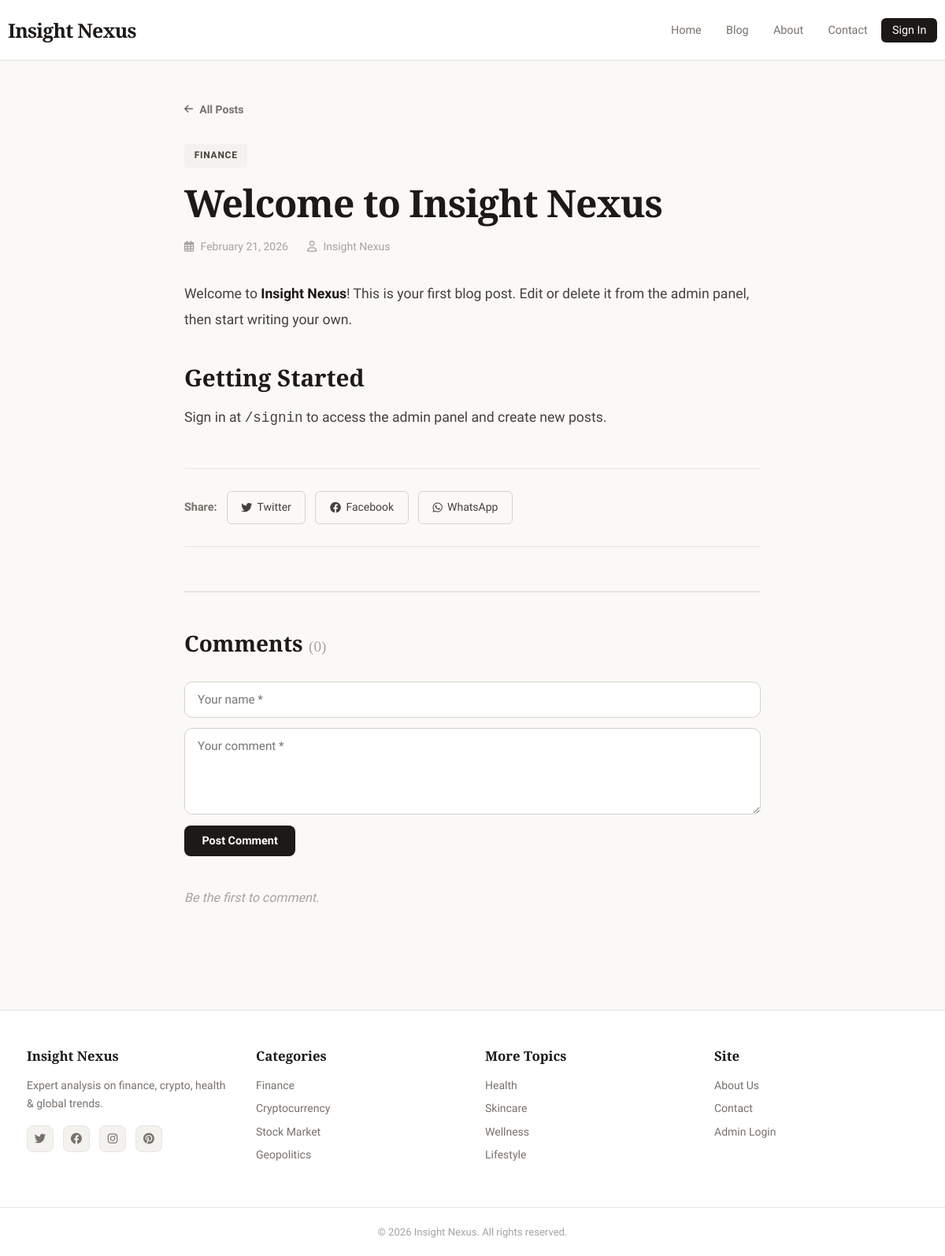
/post/1, run on the app's committed database.
### tables this page shows
CREATE TABLE posts (
                id        INTEGER PRIMARY KEY AUTOINCREMENT,
                title     TEXT    NOT NULL,
                category  TEXT    NOT NULL,
                excerpt   TEXT    NOT NULL,
                content   TEXT    NOT NULL,
                image_url TEXT,
                author    TEXT    DEFAULT 'Insight Nexus',
                created   TEXT    NOT NULL
            );

### app.py (the view)
@app.route('/post/<int:post_id>')
def post(post_id):
    db       = get_db()
    p        = db.execute('SELECT * FROM posts WHERE id=?', (post_id,)).fetchone()
    comments = db.execute('SELECT * FROM comments WHERE post_id=? ORDER BY id DESC', (post_id,)).fetchall()
    db.close()
    if not p:
        return redirect(url_for('home'))
    return render_template('post.html', post=p, comments=comments)

### app.py (called while the page is built)
def get_db():
    conn = sqlite3.connect(DB_PATH)
    conn.row_factory = sqlite3.Row
    return conn

### templates/post.html (shortened to what this page needs)
{% extends 'base.html' %}
{% block content %}
<article class="post-detail">
  <div class="container-narrow">
    <a href="{{ url_for('blog') }}" class="back-link"><i class="fas fa-arrow-left"></i> All Posts</a>
    <header class="post-header">
      <span class="post-category-tag">{{ post['category'] }}</span>
      <h1 class="post-title">{{ post['title'] }}</h1>
      <div class="post-meta">
        <span><i class="far fa-calendar-alt"></i> {{ post['created'] }}</span>
        <span><i class="far fa-user"></i> {{ post['author'] }}</span>
      </div>
    </header>
    <div class="post-content">
      {{ post['content'] | safe }}
    </div>
    <div class="share-bar">
      <span>Share:</span>
      <a href="https://twitter.com/intent/tweet?text={{ post['title'] | urlencode }}&url={{ request.url | urlencode }}"
         target="_blank" class="share-btn"><i class="fab fa-twitter"></i> Twitter</a>
      <a href="https://www.facebook.com/sharer/sharer.php?u={{ request.url | urlencode }}"
         target="_blank" class="share-btn"><i class="fab fa-facebook"></i> Facebook</a>
      <a href="whatsapp://send?text={{ (post['title'] ~ ' ' ~ request.url) | urlencode }}"
         class="share-btn"><i class="fab fa-whatsapp"></i> WhatsApp</a>
    </div>
    <section class="comments-section" id="comments">
      <h2 class="comments-title">Comments <span class="comment-count">({{ comments|length }})</span></h2>
      <form method="POST" action="{{ url_for('add_comment', post_id=post['id']) }}" class="comment-form">
        <input type="text"     name="author" placeholder="Your name *"    required/>
        <textarea              name="text"   placeholder="Your comment *" required></textarea>
        <button type="submit" class="btn-primary">Post Comment</button>
      </form>
      {% if comments %}
        <div class="comment-list">
          {% for c in comments %}
            <div class="comment-item">
              <div class="comment-header">
                <span class="comment-author">{{ c['author'] }}</span>
                <span class="comment-date">{{ c['created'] }}</span>
              </div>
              <p class="comment-text">{{ c['text'] }}</p>
            </div>
          {% endfor %}
        </div>
      {% else %}
        <p class="no-comments">Be the first to comment.</p>
      {% endif %}
    </section>
  </div>
</article>
{% endblock %}

### static/css/style.css (style rules this page uses)
:root { --white: #ffffff; --cream: #faf9f7; --cream-2: #f4f2ee; --cream-3: #eceae5; --ink: #1c1917; --ink-2: #44403c; --ink-3: #78716c; --ink-4: #a8a29e; --accent: #1c1917; --border: #e7e5e0; --border-2: #d6d3cc; --shadow-sm: 0 1px 3px rgba(0,0,0,.06); --shadow-md: 0 4px 16px rgba(0,0,0,.08); --shadow-lg: 0 12px 32px rgba(0,0,0,.10); --radius: 10px; --radius-lg: 16px; }
*, *::before, *::after { box-sizing: border-box; margin: 0; padding: 0; }
html { scroll-behavior: smooth; }
body { font-family: 'Work Sans', sans-serif; background: var(--cream); color: var(--ink); line-height: 1.65; min-height: 100vh; }
a { color: inherit; text-decoration: none; }
.container-narrow { max-width: 780px; margin: 0 auto; padding: 0 24px; }
h1,h2,h3,h4 { font-family: 'Playfair Display', serif; line-height: 1.2; color: var(--ink); }
.post-detail { padding: 3rem 0 4rem; }
.back-link { display: inline-flex; align-items: center; gap: .5rem; font-size: .875rem; font-weight: 600; color: var(--ink-3); margin-bottom: 2rem; transition: color .2s; }
.back-link i { font-size: .8rem; }
.post-header { margin-bottom: 2rem; }
.post-category-tag { display: inline-block; padding: .3rem .8rem; background: var(--cream-2); border-radius: 4px; font-size: .75rem; font-weight: 700; text-transform: uppercase; letter-spacing: .06em; color: var(--ink-2); margin-bottom: 1rem; }
.post-title { font-size: clamp(2rem, 5vw, 3rem); font-weight: 900; letter-spacing: -.02em; margin-bottom: 1rem; }
.post-meta { display: flex; gap: 1.5rem; font-size: .875rem; color: var(--ink-4); }
.post-meta i { margin-right: .3rem; }
.post-content { font-size: 1.1rem; line-height: 1.85; color: var(--ink-2); }
.post-content h2 { font-size: 1.85rem; margin: 2.5rem 0 1rem; }
.post-content p { margin-bottom: 1.5rem; }
.post-content strong { color: var(--ink); font-weight: 600; }
.share-bar { display: flex; align-items: center; flex-wrap: wrap; gap: .75rem; margin: 3rem 0; padding: 1.75rem 0; border-top: 1px solid var(--border); border-bottom: 1px solid var(--border); font-weight: 600; font-size: .9rem; color: var(--ink-3); }
.share-btn { display: inline-flex; align-items: center; gap: .4rem; padding: .5rem 1.1rem; background: var(--cream); border: 1px solid var(--border-2); border-radius: 6px; font-size: .875rem; font-weight: 500; color: var(--ink-2); transition: all .2s; }
.comments-section { margin-top: 3.5rem; padding-top: 3rem; border-top: 2px solid var(--border); }
.comments-title { font-size: 1.75rem; margin-bottom: 2rem; }
.comment-count { font-size: 1.2rem; color: var(--ink-4); font-weight: 400; }
.comment-form { margin-bottom: 2.5rem; }
.comment-form input, .comment-form textarea { display: block; width: 100%; padding: .8rem 1rem; background: var(--white); border: 1.5px solid var(--border-2); border-radius: var(--radius); font-family: 'Work Sans', sans-serif; font-size: .95rem; color: var(--ink); outline: none; margin-bottom: .85rem; transition: border-color .2s; }
.comment-form textarea { min-height: 110px; resize: vertical; }
.no-comments { color: var(--ink-4); font-style: italic; }
.btn-primary { display: inline-flex; align-items: center; gap: .5rem; padding: .7rem 1.4rem; background: var(--ink); color: var(--white); border: none; border-radius: 8px; font-family: 'Work Sans', sans-serif; font-size: .9rem; font-weight: 600; cursor: pointer; transition: background .2s, transform .15s; text-decoration: none; }

### data on the page
posts: category "FINANCE", title "Welcome to Insight Nexus", created "February 21, 2026", author "Insight Nexus", content "Welcome to Insight Nexus ! This is your first blog post. Edit or delete it from the admin panel, then start writing your own. Getting Started Sign in at /signin to access the admin panel and create new posts."

### other printed values
{{ comments|length }} "0"
